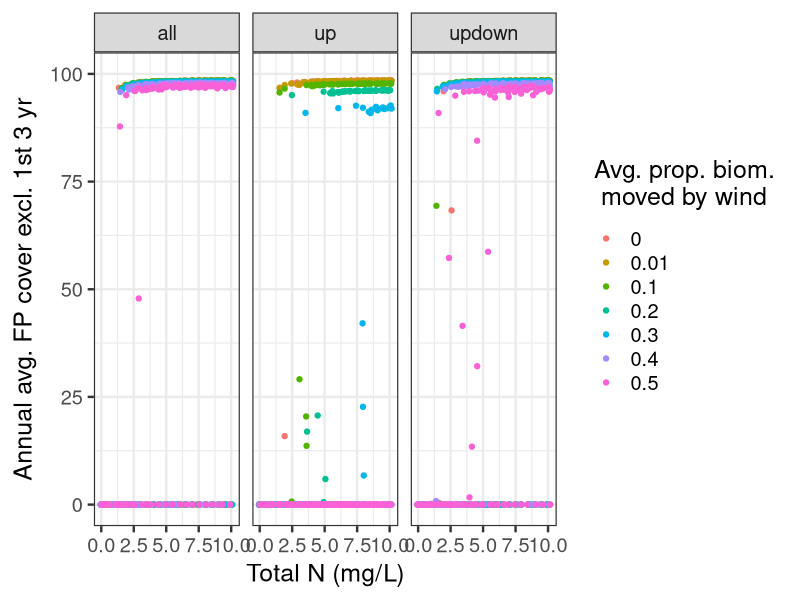
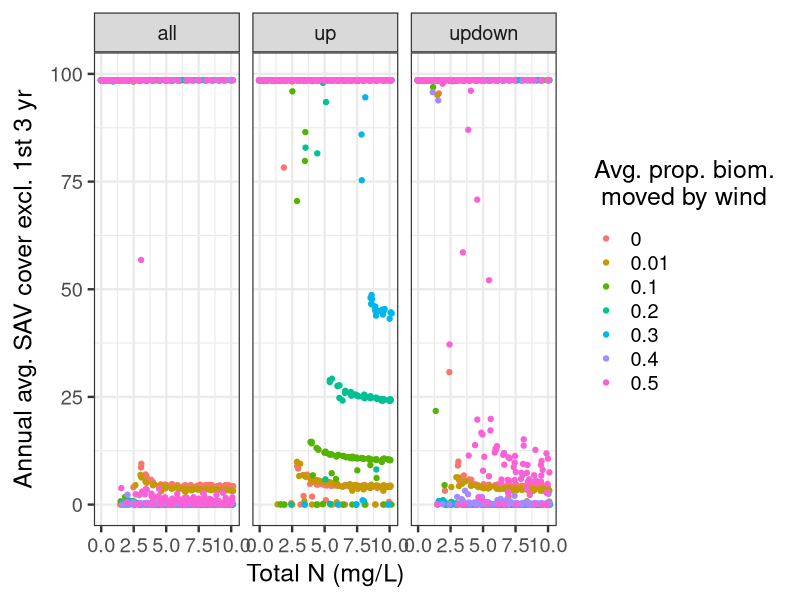

Reproduce these figures in R, in order. (Note: this script raises an error after producing the figures.)
#########################################################
# Summarize results from multiple simulations           # 
#                                                       #
# By: Michael J. McCann                                 #
# Created: 3/19/2014                                    #
# Updated: 6/20/2014                                    #
######################################################### 

library(ggplot2)
library(gridExtra)

data <- read.csv("output17.csv") # imports parameter  values for all simulations 
head(data)
nrow(data)

# If I have multiple simulations @ the same parameter values, 
# I may want to get summary values - e.g., means, variances - & plot those instead
# use package plyr 

###############
# With MOVE() #
###############
# Y = average average FP cover for all years (except for first three)
FP_plot <- ggplot(data, aes(x=TOTALN,y=avg_avg_FPcover,colour=as.factor(wind_avg))) 
FP_plot <- FP_plot + geom_point(position="jitter")
FP_plot <- FP_plot + facet_grid(. ~ wind_direction)
FP_plot <- FP_plot + ylim(0,100)
FP_plot <- FP_plot + xlab("Total N (mg/L)")
FP_plot <- FP_plot + ylab(expression(paste("Annual avg. FP cover excl. 1st 3 yr")))
FP_plot <- FP_plot + labs(colour=expression(paste("Avg. prop. biom.\n moved by wind")))
FP_plot <- FP_plot + theme_bw(base_size=18)
FP_plot

SAV_plot <- ggplot(data, aes(x=TOTALN,y=avg_avg_SAVcover,colour=as.factor(wind_avg)))
SAV_plot <- SAV_plot + geom_point(position="jitter")
SAV_plot <- SAV_plot + facet_grid(. ~ wind_direction)
SAV_plot <- SAV_plot + ylim(0,100)
SAV_plot <- SAV_plot + xlab("Total N (mg/L)")
SAV_plot <- SAV_plot + ylab(expression(paste("Annual avg. SAV cover excl. 1st 3 yr")))
SAV_plot <- SAV_plot + labs(colour=expression(paste("Avg. prop. biom.\n moved by wind")))
SAV_plot <- SAV_plot + theme_bw(base_size=18)
SAV_plot

combined_plot <- grid.arrange(FP_plot, SAV_plot,ncol=1, main=NULL,sub=NULL)
combined_plot <- arrangeGrob(FP_plot, SAV_plot,ncol=1, main=NULL,sub=NULL)
ggsave(file="output17 - FP&SAV - with_wind - with_move - constant NtoP.pdf",combined_plot, height=11,width=8)

########################################
# Facet by wind_direction and wind_avg #
########################################

###############
# With MOVE() #
###############
# Y = average average FP cover for all years (except for first three)
FP_plot_2 <- ggplot(data, aes(x=TOTALN,y=avg_avg_FPcover)) 
FP_plot_2 <- FP_plot_2 + geom_point(alpha=0.4)
FP_plot_2 <- FP_plot_2 + facet_grid(wind_avg ~ wind_direction)
FP_plot_2 <- FP_plot_2 + ylim(0,100)
FP_plot_2 <- FP_plot_2 + xlab("Total N (mg/L)")
FP_plot_2 <- FP_plot_2 + ylab(expression(paste("Annual avg. FP cover excl. 1st 3 yr")))
FP_plot_2 <- FP_plot_2 + labs(colour=expression(paste("Avg. prop. biom.\n moved by wind")))
FP_plot_2 <- FP_plot_2 + theme_bw(base_size=18)
FP_plot_2
ggsave(file="output17 - FP&SAV - with_wind - with_move - constant NtoP - FP only.pdf",FP_plot_2, height=11,width=8)

SAV_plot_2 <- ggplot(data, aes(x=TOTALN,y=avg_avg_SAVcover))
SAV_plot_2 <- SAV_plot_2 + geom_point(alpha=0.4)
SAV_plot_2 <- SAV_plot_2 + facet_grid(wind_avg ~ wind_direction)
SAV_plot_2 <- SAV_plot_2 + ylim(0,100)
SAV_plot_2 <- SAV_plot_2 + xlab("Total N (mg/L)")
SAV_plot_2 <- SAV_plot_2 + ylab(expression(paste("Annual avg. SAV cover excl. 1st 3 yr")))
SAV_plot_2 <- SAV_plot_2 + labs(colour=expression(paste("Avg. prop. biom.\n moved by wind")))
SAV_plot_2 <- SAV_plot_2 + theme_bw(base_size=18)
SAV_plot_2
ggsave(file="output17 - FP&SAV - with_wind - with_move - constant NtoP - SAV only.pdf",SAV_plot_2, height=11,width=8)


combined_plot_2 <- grid.arrange(FP_plot_2, SAV_plot_2,ncol=1, main=NULL,sub=NULL)
combined_plot_2 <- arrangeGrob(FP_plot_2, SAV_plot_2,ncol=1, main="with",sub=NULL)
ggsave(file="output17 - FP&SAV - with_wind - with - constant NtoP - 2.pdf",combined_plot_2, height=11,width=12)


